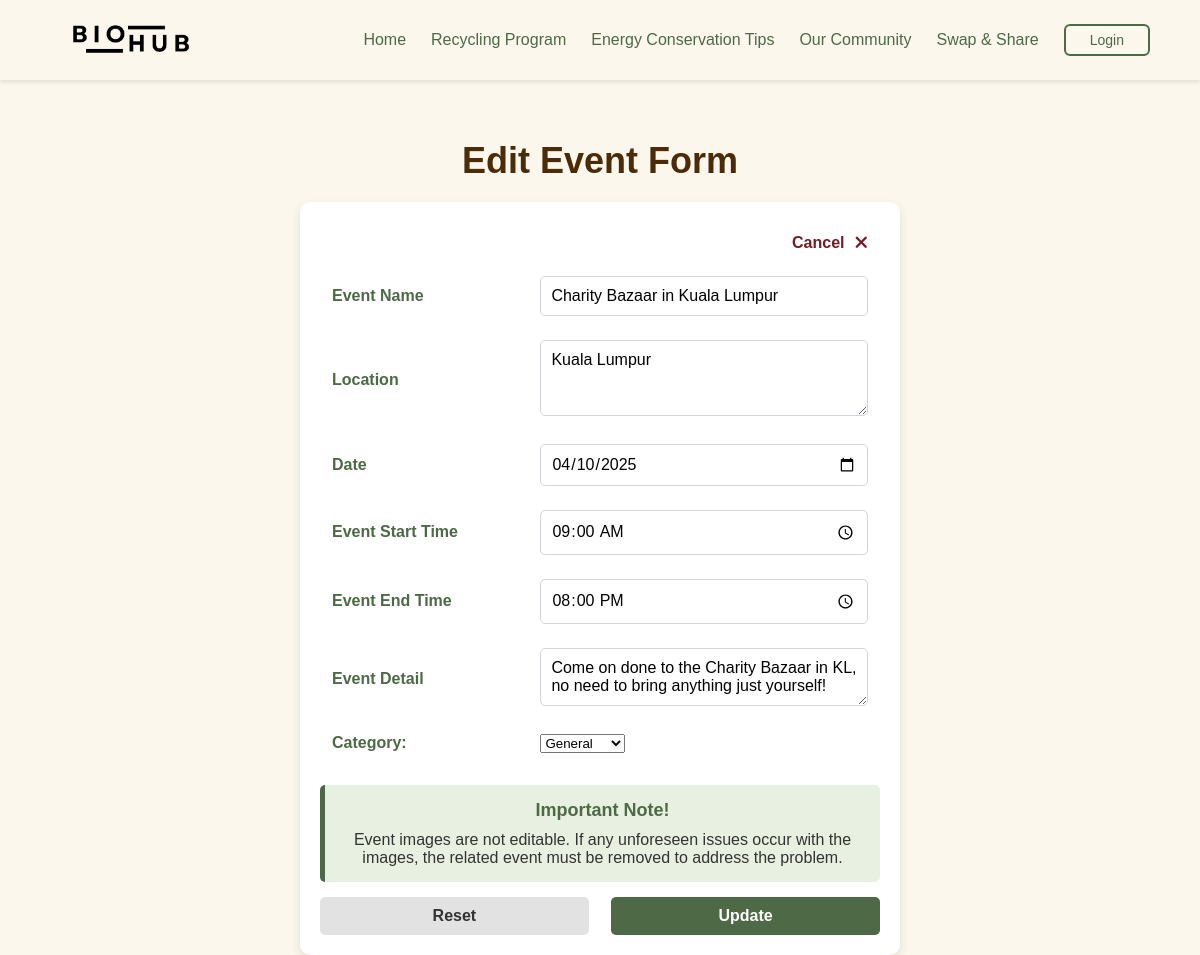
The app's page /CG_file/edit_community_event.php?id=1 with its own data.
### tables this page shows
CREATE TABLE `community_events` (
  `eventid` int(11) NOT NULL,
  `eventname` varchar(50) NOT NULL,
  `eventdesc` text NOT NULL,
  `eventvenue` varchar(255) NOT NULL,
  `eventdate` date NOT NULL,
  `eventcategory` varchar(50) NOT NULL,
  `starttime` time NOT NULL,
  `endtime` time NOT NULL,
  `eventimage` varchar(255) NOT NULL,
  `userid` int(11) NOT NULL,
  `username` varchar(50) NOT NULL
);

### CG_file/edit_community_event.php (the view, shortened to what this page needs)
<?php
    include 'conn.php';
    if (isset($_GET['id'])) {
        $event_id = $_GET['id'];
        $sql = "SELECT * FROM community_events WHERE eventid='$event_id'";
        $result = $conn->query($sql);
        $event = $result->fetch_assoc();
    }
?>
<!DOCTYPE html>
<html lang="en">
<head>
    <link rel="stylesheet" href="../main.css">
</head>
<form-body>
<header class="header">
        <nav class="nav">
            <img src="../logo.png" class="header-logo">
            <ul class="nav_items">
                <li class="nav_item">
                <a href="../admin_home.php" class="nav_link">Home</a>
                    <a href="../admin_event_database.php" class="nav_link">Recycling Program</a>
                    <a href="../admin_ect_database.php" class="nav_link">Energy Conservation Tips</a>
                    <a href="community_event_database.php" class="nav_link">Our Community</a>
                    <a href="../admin_product_database.php" class="nav_link">Swap & Share</a>
                    <?php if (isset($_SESSION['user'])): ?>
                        <button onclick="window.location.href='../log_out.php'" id="header-login-button">Sign Out</button>
                    <?php else: ?>
                        <?php if ($current_page == '../index.php'): ?>
                            <button onclick="window.location.href='../sign_up_form.php'" id="header-login-button">Sign Up</button>
                        <?php elseif ($current_page == 'sign_up_form.php'): ?>
                            <button onclick="window.location.href='../index.php'" id="header-login-button">Login</button>
                        <?php else: ?>
                            <button onclick="window.location.href='../index.php'" id="header-login-button">Login</button>
                        <?php endif; ?>
                    <?php endif; ?>
                </li>
            </ul>
        </nav>
    </header>
    <main class="form-content">
        <section>
            <div class="registration-form-title">
                <h1>Edit Event Form</h1>
            </div>
        </section>
        <div class="registration-form">
            <form action="" method="POST" enctype="multipart/form-data">
            <table class="event-registration-container">
                <tr>
                    <td colspan="2">
                        <a href="community_event_database.php" class="cancel_create_event">Cancel<i class="fa-solid fa-xmark"></i></a>
                    </td>
                </tr>
                <tr>
                    <th>Event Name</th>
                    <td><input type="text" name="eventname" class="registration-input" value="<?php echo $event['eventname']; ?>"></td>
                </tr>
                <tr>
                    <th>Location</th>
                    <th>
                        <textarea rows="3" name="eventvenue" class="registration-input"><?php echo htmlspecialchars($event['eventvenue']); ?></textarea>
                    </th>
                </tr>
                <tr>
                    <th>Date</th>
                    <td><input type="date" name="eventdate" class="registration-input" value="<?php echo $event['eventdate']; ?>"></td>
                </tr>
                <tr>
                    <th>Event Start Time</th>
                    <td> <input type="time" name="starttime" class="registration-input" value="<?php echo $event['starttime']; ?>"></td>
                </tr>
                <tr>
                    <th>Event End Time</th>
                    <td><input type="time" name="endtime" class="registration-input" value="<?php echo $event['endtime']; ?>"></td>
                </tr>
                <tr>
                    <th>Event Detail</th>
                    <th>
                        <textarea name="eventdesc" class="registration-input"><?php echo $event['eventdesc']; ?></textarea>
                    </th>
                </tr>
                <tr>
                    <th>Category: </th>
                    <th>
                        <select id="eventcategory" name="eventcategory">
                            <option value="General">General</option>
                        </select>
                    </th>
                </tr>
            </table>
            <div id="eventDetails" class="event-details">
                <h3>Important Note!</h3>
                <p id="eventDescription"> Event images are not editable. If any unforeseen issues occur with the images, the related event must be removed to address the problem.</p>
            </div>
            <div class="registration-button">
                <input type="reset" name="reset" value="Reset" class="reset_button"/>
                <input type="submit" name="update" value="Update" class="create_button"/>
            </div>
        </form>
    </div>
    </main>
</form-body>
</html>

### records on screen
community_events: eventname "Charity Bazaar in Kuala Lumpur", eventvenue "Kuala Lumpur", eventdate "04/10/2025", starttime "09:00:00", endtime "20:00:00", eventdesc "Come on done to the Charity Bazaar in KL, no need to bring anything just yourself!"
